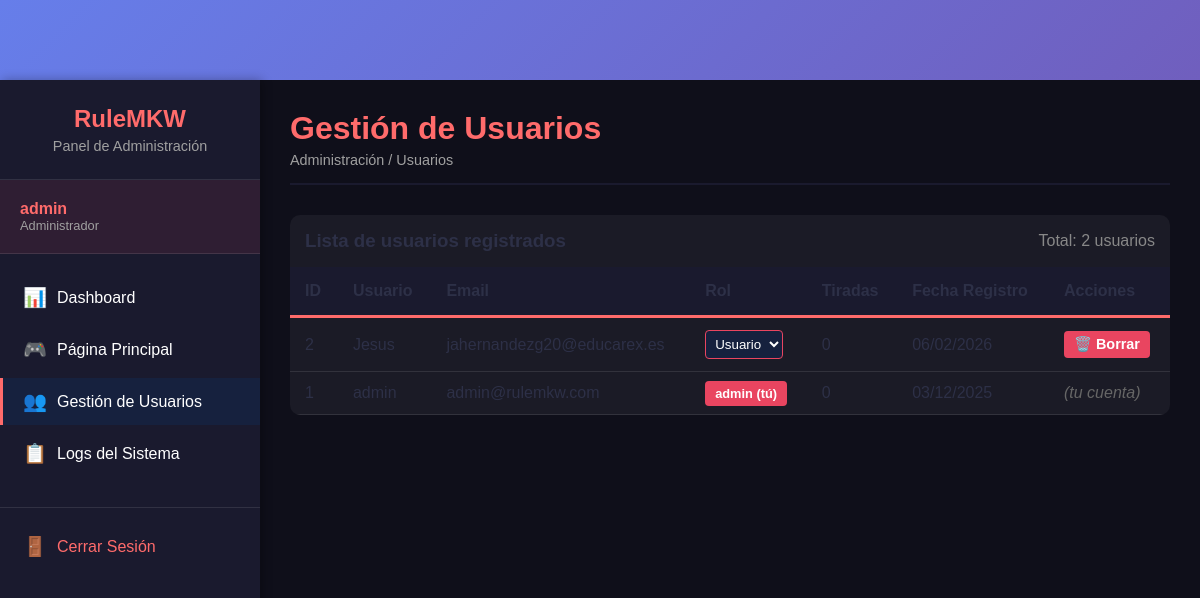
The app's page /admin/usuarios.php (signed in) with its own data.
### tables this page shows
CREATE TABLE `usuarios` (
  `id` int NOT NULL,
  `usuario` varchar(50) NOT NULL,
  `email` varchar(100) NOT NULL,
  `pass` varchar(255) NOT NULL,
  `rol` enum('usuario','admin') DEFAULT 'usuario',
  `fecha_registro` timestamp NOT NULL DEFAULT CURRENT_TIMESTAMP
);

### src/admin/usuarios.php (the view, shortened to what this page needs)
<?php
require_once 'layout/sidebar.php';
require_once '../backend/includes/Logger.php';
$usuarios = $enlace->query("
    SELECT u.*,
           (SELECT COUNT(*) FROM estadisticas_usuario WHERE usuario_id = u.id) as total_tiradas
    FROM usuarios u
    ORDER BY u.fecha_registro DESC
");
?>
<div class="content-header">
    <h1>Gestión de Usuarios</h1>
    <div class="breadcrumb">Administración / Usuarios</div>
</div>
<div class="table-container">
    <div style="padding: 15px; display: flex; justify-content: space-between; align-items: center;">
        <h3>Lista de usuarios registrados</h3>
        <span style="color: #888;">Total: <?php echo $usuarios->num_rows; ?> usuarios</span>
    </div>
    <table class="data-table">
        <thead>
            <tr>
                <th>ID</th>
                <th>Usuario</th>
                <th>Email</th>
                <th>Rol</th>
                <th>Tiradas</th>
                <th>Fecha Registro</th>
                <th>Acciones</th>
            </tr>
        </thead>
        <tbody>
            <?php while($usuario = $usuarios->fetch_assoc()): ?>
            <tr>
                <td><?php echo $usuario['id']; ?></td>
                <td><?php echo htmlspecialchars($usuario['usuario']); ?></td>
                <td><?php echo htmlspecialchars($usuario['email']); ?></td>
                <td>
                    <?php if ($usuario['id'] == $_SESSION['usuario_id']): ?>
                        <span class="badge badge-admin" style="background: #e94560; color: white; padding: 5px 10px; border-radius: 4px;">
                            <?php echo $usuario['rol']; ?> (tú)
                        </span>
                    <?php else: ?>
                        <form method="POST" style="display:inline;">
                            <select name="nuevo_rol" onchange="this.form.submit()" style="padding: 5px; background: #16213e; color: white; border: 1px solid #e94560; border-radius: 4px;">
                                <option value="usuario" <?php echo $usuario['rol'] == 'usuario' ? 'selected' : ''; ?>>Usuario</option>
                            </select>
                        </form>
                    <?php endif; ?>
                </td>
                <td><?php echo $usuario['total_tiradas']; ?></td>
                <td><?php echo date('d/m/Y', strtotime($usuario['fecha_registro'])); ?></td>
                <td>
                    <?php if ($usuario['id'] != $_SESSION['usuario_id']): ?>
                    <form method="POST" style="display:inline;" onsubmit="return confirm('¿Estás seguro de que quieres borrar al usuario <?php echo htmlspecialchars($usuario['usuario']); ?>?\nEsta acción no se puede deshacer.');">
                        <button type="submit" class="btn btn-danger" style="background: #e94560; color: white; border: none; padding: 5px 10px; border-radius: 4px; cursor: pointer;">
                            🗑️ Borrar
                        </button>
                    </form>
                    <?php else: ?>
                    <span style="color: #666; font-style: italic;">(tu cuenta)</span>
                    <?php endif; ?>
                </td>
            </tr>
            <?php endwhile; ?>
        </tbody>
    </table>
</div>
<?php
echo '</main></div>';
?>
</body>
</html>

### src/admin/layout/sidebar.php (shortened to what this page needs)
<?php
$current_page = basename($_SERVER['PHP_SELF']);
?>
<!DOCTYPE html>
<html lang="es">
<head>
    <link rel="stylesheet" href="../css/admin.css">
    <link rel="stylesheet" href="../css/styles.css">
</head>
<body>
    <div class="admin-wrapper">
        <aside class="admin-sidebar">
            <div class="sidebar-header">
                <h3>RuleMKW</h3>
                <p>Panel de Administración</p>
            </div>
            <div class="sidebar-user">
                <div class="user-name"><?php echo htmlspecialchars($_SESSION['usuario_nombre'] ?? 'Admin'); ?></div>
                <div class="user-role">Administrador</div>
            </div>
            <nav class="sidebar-nav">
                <ul>
                    <li>
                        <a href="dashboard.php" class="<?php echo $current_page == 'dashboard.php' ? 'active' : ''; ?>">
                            <span class="icon">📊</span>
                            <span>Dashboard</span>
                        </a>
                    </li>
                    <li>
                        <a href="../index.php" target="_blank">
                            <span class="icon">🎮</span>
                            <span>Página Principal</span>
                        </a>
                    </li>
                    <li>
                        <a href="usuarios.php" class="<?php echo $current_page == 'usuarios.php' ? 'active' : ''; ?>">
                            <span class="icon">👥</span>
                            <span>Gestión de Usuarios</span>
                        </a>
                    </li>
                    <li>
                        <a href="logs.php" class="<?php echo $current_page == 'logs.php' ? 'active' : ''; ?>">
                            <span class="icon">📋</span>
                            <span>Logs del Sistema</span>
                        </a>
                    </li>
                    <li class="logout">
                        <a href="../backend/logout.php">
                            <span class="icon">🚪</span>
                            <span>Cerrar Sesión</span>
                        </a>
                    </li>
                </ul>
            </nav>
        </aside>
        <main class="admin-content">

### src/css/admin.css (style rules this page uses)
:root { --sidebar-width: 260px; --sidebar-bg: #1a1a2e; --sidebar-hover: #16213e; --primary-color: #e94560; --text-light: #fff; --text-muted: #a0a0a0; }
* { margin: 0; padding: 0; box-sizing: border-box; }
body { font-family: 'Segoe UI', Tahoma, Geneva, Verdana, sans-serif; background: #0f0f1a; color: #fff; }
.admin-wrapper { display: flex; min-height: 100vh; }
.admin-sidebar { width: var(--sidebar-width); background: var(--sidebar-bg); position: fixed; height: 100vh; overflow-y: auto; box-shadow: 2px 0 10px rgba(0,0,0,0.3); z-index: 1000; transition: all 0.3s ease; }
.sidebar-header { padding: 25px 20px; border-bottom: 1px solid rgba(255,255,255,0.1); text-align: center; }
.sidebar-header h3 { color: var(--primary-color); font-size: 1.5rem; margin-bottom: 5px; }
.sidebar-header p { color: var(--text-muted); font-size: 0.9rem; }
.sidebar-user { padding: 20px; background: rgba(233, 69, 96, 0.1); border-bottom: 1px solid rgba(255,255,255,0.1); }
.sidebar-user .user-name { font-weight: bold; color: var(--primary-color); }
.sidebar-user .user-role { font-size: 0.8rem; color: var(--text-muted); }
.sidebar-nav { padding: 20px 0; }
.sidebar-nav ul { list-style: none; }
.sidebar-nav li { margin-bottom: 5px; }
.sidebar-nav a { display: flex; align-items: center; padding: 12px 20px; color: var(--text-light); text-decoration: none; transition: all 0.3s; border-left: 3px solid transparent; }
.sidebar-nav a.active { background: var(--sidebar-hover); border-left-color: var(--primary-color); }
.sidebar-nav .icon { margin-right: 10px; font-size: 1.2rem; width: 24px; text-align: center; }
.sidebar-nav .logout { margin-top: 30px; border-top: 1px solid rgba(255,255,255,0.1); padding-top: 15px; }
.sidebar-nav .logout a { color: #ff6b6b; }
.admin-content { flex: 1; margin-left: var(--sidebar-width); padding: 30px; min-height: 100vh; background: #0f0f1a; }
.content-header { margin-bottom: 30px; padding-bottom: 15px; border-bottom: 2px solid var(--sidebar-bg); }
.content-header h1 { font-size: 2rem; color: var(--primary-color); }
.content-header .breadcrumb { color: var(--text-muted); font-size: 0.9rem; margin-top: 5px; }
.table-container { background: rgba(255,255,255,0.05); border-radius: 10px; overflow: hidden; margin-top: 20px; }
.data-table { width: 100%; border-collapse: collapse; }
.data-table th { background: var(--sidebar-bg); padding: 15px; text-align: left; font-weight: 600; border-bottom: 3px solid var(--primary-color); }
.data-table td { padding: 12px 15px; border-bottom: 1px solid rgba(255,255,255,0.1); }
.badge { padding: 4px 10px; border-radius: 20px; font-size: 0.8rem; font-weight: 600; }
.badge-admin { background: var(--primary-color); color: white; }
.btn { padding: 8px 16px; border: none; border-radius: 5px; cursor: pointer; font-size: 0.9rem; transition: all 0.3s; text-decoration: none; display: inline-block; }
.btn-danger { background: #ff4444; color: white; }

### src/css/styles.css (style rules this page uses)
:root { --primary-color: #FF6B6B; --secondary-color: #4ECDC4; --accent-color: #FFD166; --dark-color: #2D3047; --light-color: #F7F9FC; --success-color: #06D6A0; --warning-color: #FFD166; --danger-color: #EF476F; --info-color: #118AB2; --ruleta-glow: rgba(255, 107, 107, 0.7); --ruleta-shadow: 0 10px 40px rgba(0,0,0,0.2); --transition-speed: 0.3s; }
* { margin: 0; padding: 0; box-sizing: border-box; }
body { font-family: 'Poppins', sans-serif; background: linear-gradient(135deg, #667eea 0%, #764ba2 100%); min-height: 100vh; padding-top: 80px; color: var(--dark-color); }
.btn { border-radius: 12px; font-weight: 600; padding: 12px 30px; transition: all 0.3s; border: none; }
.btn-primary, .btn-danger { background: linear-gradient(135deg, var(--primary-color), #ff8585); color: white; }

### records on screen
usuarios: id "2", usuario "Jesus", email "jahernandezg20@educarex.es", nuevo_rol "Usuario", total_tiradas "0", fecha_registro "06/02/2026"
usuarios: id "1", usuario "admin", email "admin@rulemkw.com", rol "admin", total_tiradas "0", fecha_registro "03/12/2025", shows "(tu cuenta)"

### other values on screen
$_SESSION['usuario_nombre'] "admin"
$usuarios->num_rows "2"
